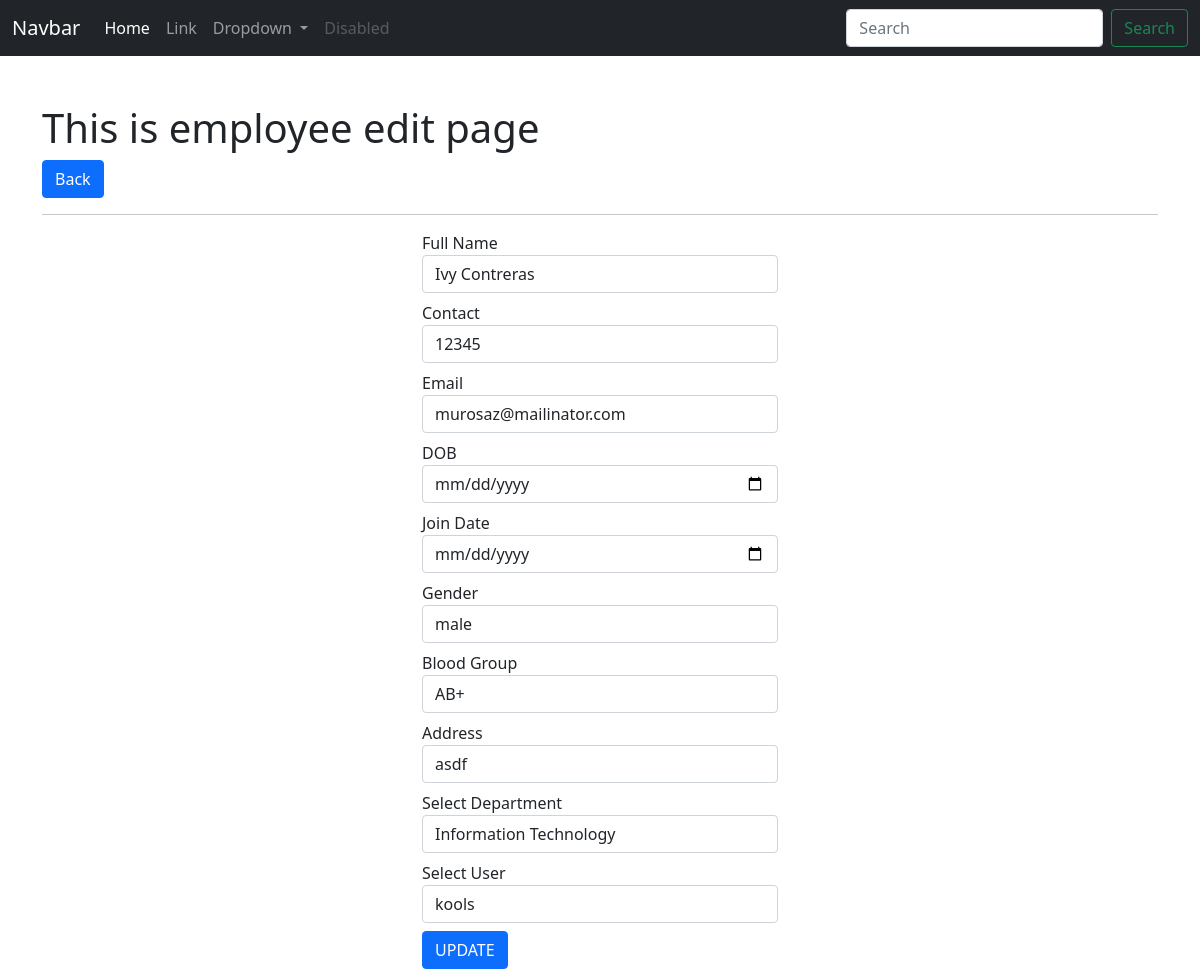
/employee/edit/6/, run on the app's committed database.
### app_employeewebsite/models.py (models this page shows, shortened)
class Employee(models.Model):
    full_name = models.CharField(max_length=255)
    contact = models.CharField(max_length=255)
    email = models.EmailField()
    dob = models.DateField()
    join_date = models.DateField()
    gender = models.CharField(max_length=255)
    blood_group = models.CharField(max_length=255)
    address =  models.CharField(max_length=255)
    user = models.ForeignKey(User, on_delete=models.CASCADE)
    department = models.ForeignKey(Department, on_delete=models.CASCADE)
    class Meta:
        db_table= 'app_employee'

### app_employeewebsite/views.py (the view)
# urls.py: path('employee/edit/<int:id>/', views.employee_edit, name='emp-edit'),
def employee_edit(request, id ):
    data = Employee.objects.get(id=id)
    department = Department.objects.all()
    user = User.objects.all()
    context = {"data": data,"department": department, "user": user}
    return render (request, 'employees/edit_employee.html', context)

### templates/employees/edit_employee.html (shortened to what this page needs)
{% extends 'layouts/master.html' %}
{% block content %}
<div class="container mt-5">
<h1> This is employee edit page </h1>
<a href="{% url 'emp-index' %}" class="btn btn-primary">Back</a>
<hr>
<div class="row">
    <div class="col-md-4"></div>
    <div class="col-md-4">
        <form action="{% url 'emp-update' %}" method="post">
            <div class="form-group mb-2">
                <label>Full Name</label>
                <input type="text" class="form-control" name="full_name" value="{{data.full_name}}">
            </div>
            <div class="form-group mb-2">
                <label>Contact</label>
                <input type="text" class="form-control" name="contact" value="{{data.contact}}">
            </div>
            <div class="form-group mb-2">
                <label>Email</label>
                <input type="text" class="form-control" name="email" value="{{data.email}}">
            </div>
            <div class="form-group mb-2">
                <label>DOB</label>
                <input type="date" class="form-control" name="dob" value="{{data.dob}}">
            </div>
            <div class="form-group mb-2">
                <label>Join Date</label>
                <input type="date" class="form-control" name="join_date" value="{{data.join_date}}">
            </div>
            <div class="form-group mb-2">
                <label>Gender</label>
                <input type="text" class="form-control" name="gender" value="{{data.gender}}">
            </div>
            <div class="form-group mb-2">
                <label>Blood Group</label>
                <input type="text" class="form-control" name="blood_group" value="{{data.blood_group}}">
            </div>
            <div class="form-group mb-2">
                <label>Address</label>
                <input type="text" class="form-control" name="address" value="{{data.address}}">
            </div>
            <div class="form-goup mb-2">
                <label>Select Department</label>
                <select name="department" class="form-control">
                    {% for val in department %}
                    <option value="{{val.id}}">{{ val.department_name }}</option>
                    {% endfor %}
                </select>
            </div>
            <div class="form-goup mb-2">
                <label>Select User</label>
                <select name="user" class="form-control">
                    {% for val in user %}
                    <option value="{{val.id}}">{{ val.username }}</option>
                    {% endfor %}
                </select>
            </div>
            <input type="submit" class="btn btn-primary" value="UPDATE">
        </form>
    </div>
    <div class="col-md-2"></div>
</div>
{% endblock %}

### data on the page
Employee: full_name "Ivy Contreras", contact "12345", email "murosaz@mailinator.com", gender "male", blood_group "AB+", address "asdf"

### other printed values
form field department "Information Technology"
form field user "kools"
